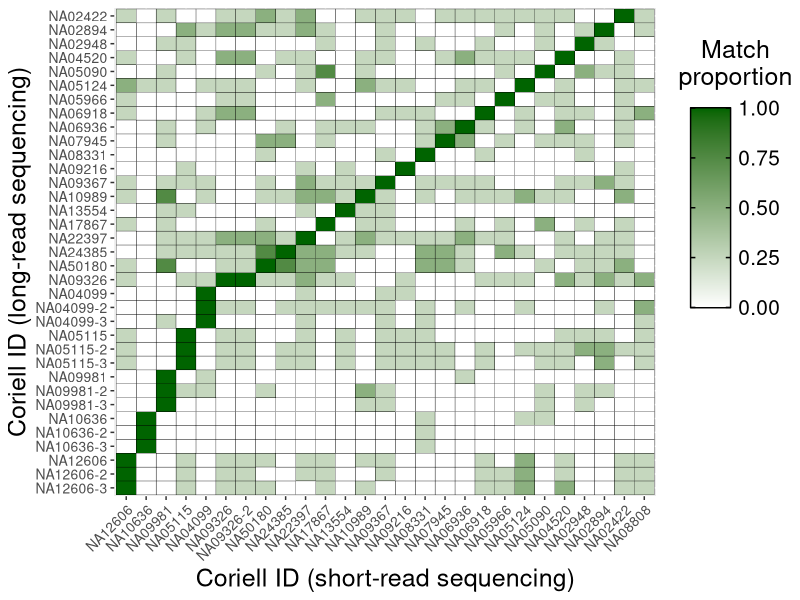
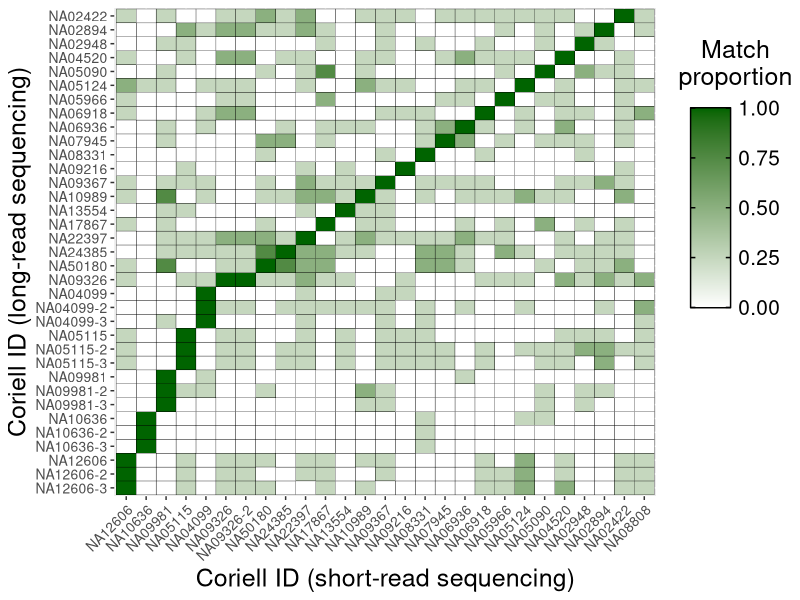

Here is the R script that generated these plots, in order:
library(data.table)
library(dplyr)
library(ggplot2)

df<-fread("./data/sample_matching.txt", sep="\t", header=T)

df <- df %>% arrange(desc(ppn_match),desc(lr_study_freq),desc(sr_study_freq),desc(lr_coriell_id),sr_coriell_id)

short_ids <- unique(df$sr_coriell_id)
long_ids <- unique(df$lr_coriell_id)
df$sr_coriell_id = factor(df$sr_coriell_id, levels = short_ids)
df$lr_coriell_id = factor(df$lr_coriell_id, levels = long_ids)

### plot

ggplot(df, aes(sr_coriell_id, lr_coriell_id, fill= ppn_match)) + 
  geom_tile(color="black") +
  scale_fill_continuous(low="white", high="darkgreen", name = "Match\nproportion") +
  theme(axis.text.x = element_text(angle = 45, vjust = 1, hjust=1, size=10),
        axis.text.y = element_text(size=10),
        axis.title = element_text(size=18),
        legend.title=element_text(size=18),
        legend.text=element_text(size=15),
        legend.key = element_rect(colour = "black", size = 4),
        legend.justification = "top",
        legend.title.align=0.5,
        legend.margin=margin(30, 0, 0, 5)) +
  xlab("Coriell ID (short-read sequencing)") + 
  ylab("Coriell ID (long-read sequencing)") +
  guides(fill = guide_colourbar(barwidth = 2, barheight = 10, frame.colour="black", frame.linewidth=0.5, ticks.colour="black", ticks.linewidth=0.5, title.vjust=2.5))

ggsave("./figures/Fig5.png", height=8, width=8.7)